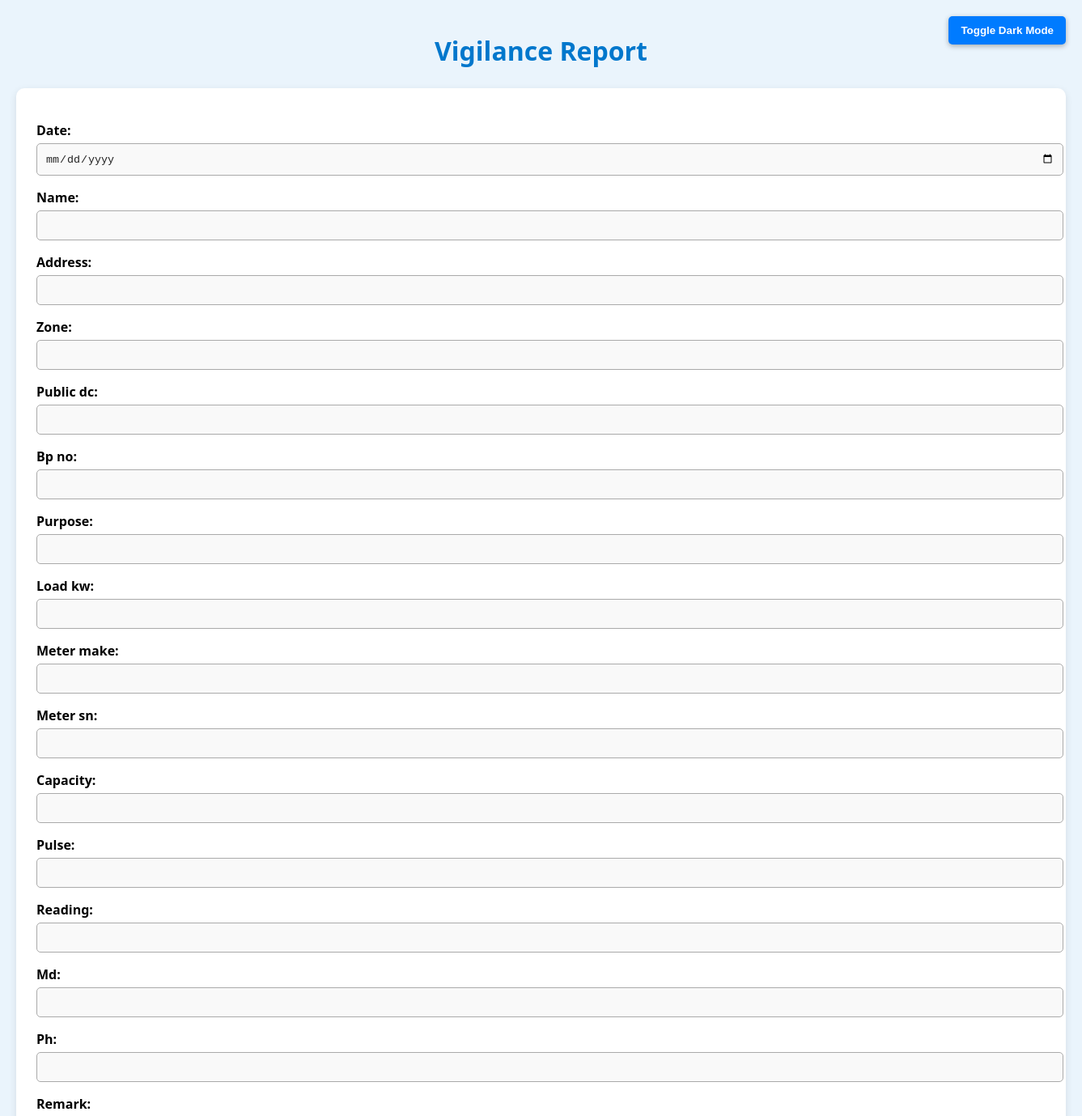
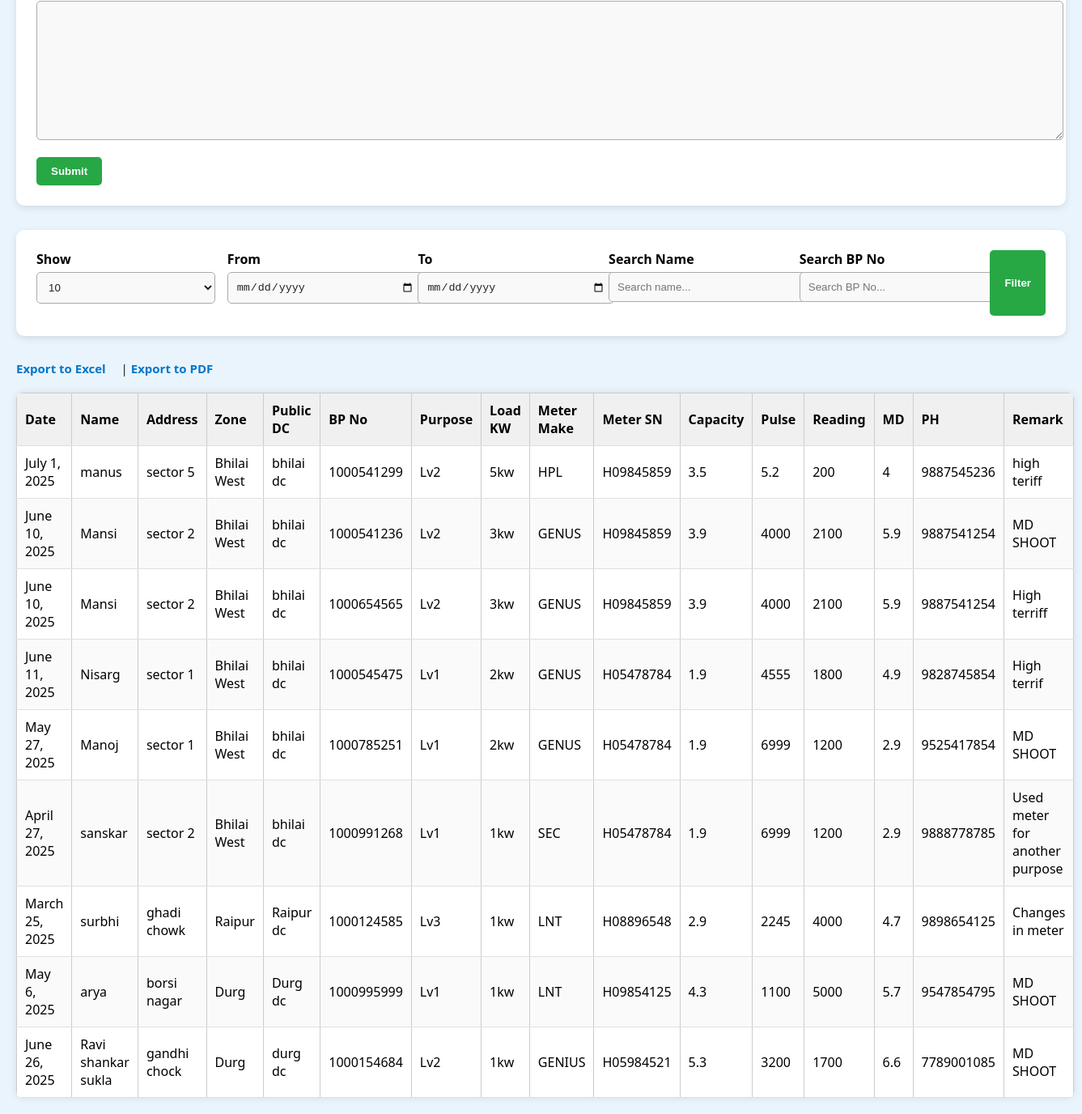
The page / on the database its author committed (2 pictures, top to bottom).
### misuse/models.py (models this page shows)
class MisuseEntry(models.Model):
    date = models.DateField()
    name = models.CharField(max_length=100)
    address = models.CharField(max_length=200)
    zone = models.CharField(max_length=50)
    public_dc = models.CharField(max_length=50)
    bp_no = models.CharField(max_length=50)
    purpose = models.CharField(max_length=50)
    load_kw = models.CharField(max_length=50)
    meter_make = models.CharField(max_length=50)
    meter_sn = models.CharField(max_length=50)
    capacity = models.CharField(max_length=50)
    pulse = models.CharField(max_length=50)
    reading = models.CharField(max_length=50)
    md = models.CharField(max_length=50)
    ph = models.CharField(max_length=50)
    remark = models.TextField()

### misuse/views.py (the view)
# urls.py: path('', views.index, name='index'),
def index(request):
    form = MisuseEntryForm(request.POST or None)
    entries = MisuseEntry.objects.all().order_by('-id')
    query = request.GET.get('search', '')
    bp_search = request.GET.get('bp_no', '')
    from_date = request.GET.get('from', '')
    to_date = request.GET.get('to', '')
    if query:
        entries = entries.filter(name__icontains=query)
    if bp_search:
        entries = entries.filter(bp_no__icontains=bp_search)
    if from_date and to_date:
        entries = entries.filter(date__gte=from_date, date__lte=to_date)
    if request.method == 'POST' and form.is_valid():
        form.save()
        return redirect('index')
    return render(request, 'misuse/index.html', {
        'form': form,
        'entries': entries,
        'search': query,
        'from': from_date,
        'to': to_date,
        'bp_no': bp_search,
    })

### misuse/forms.py
class MisuseEntryForm(forms.ModelForm):
    class Meta:
        model = MisuseEntry
        fields = '__all__'
        widgets = {
            'date': forms.DateInput(attrs={'type': 'date'}),
        }

### misuse/templates/misuse/index.html (shortened to what this page needs)
 {% load static %}
<!DOCTYPE html>
<html lang="en">
<head>
  <link rel="stylesheet" href="{% static 'css/style.css' %}">
</head>
<body>
<button class="toggle-button" onclick="toggleDarkMode()">Toggle Dark Mode</button>
<h1>Vigilance Report</h1>
<form method="post">
  <div class="form-group">
    {{ form.as_p }}
  </div>
  <button type="submit">Submit</button>
</form>
<form method="get" class="filter-form">
  <div class="form-group">
    <label>Show</label>
    <select name="show">
      <option>10</option>
    </select>
  </div>
  <div class="form-group">
    <label>From</label>
    <input type="date" name="from" value="{{ from }}">
  </div>
  <div class="form-group">
    <label>To</label>
    <input type="date" name="to" value="{{ to }}">
  </div>
  <div class="form-group">
    <label>Search Name</label>
    <input type="text" name="search" value="{{ search }}" placeholder="Search name...">
  </div>
  <div class="form-group">
    <label>Search BP No</label>
    <input type="text" name="bp_no" value="{{ bp_no }}" placeholder="Search BP No...">
  </div>
  <button type="submit">Filter</button>
</form>
<div class="export-links">
  <a href="{% url 'export_excel' %}">Export to Excel</a> |
  <a href="{% url 'export_pdf' %}">Export to PDF</a>
</div>
<table>
  <thead>
    <tr>
      <th>Date</th><th>Name</th><th>Address</th><th>Zone</th><th>Public DC</th><th>BP No</th>
      <th>Purpose</th><th>Load KW</th><th>Meter Make</th><th>Meter SN</th><th>Capacity</th>
      <th>Pulse</th><th>Reading</th><th>MD</th><th>PH</th><th>Remark</th>
    </tr>
  </thead>
  <tbody>
    {% for e in entries %}
    <tr>
      <td>{{ e.date }}</td><td>{{ e.name }}</td><td>{{ e.address }}</td><td>{{ e.zone }}</td><td>{{ e.public_dc }}</td>
      <td>{{ e.bp_no }}</td><td>{{ e.purpose }}</td><td>{{ e.load_kw }}</td><td>{{ e.meter_make }}</td><td>{{ e.meter_sn }}</td>
      <td>{{ e.capacity }}</td><td>{{ e.pulse }}</td><td>{{ e.reading }}</td><td>{{ e.md }}</td><td>{{ e.ph }}</td><td>{{ e.remark }}</td>
    </tr>
    {% endfor %}
  </tbody>
</table>
</body>
</html>

### misuse/static/css/style.css (style rules this page uses)
body { font-family: Arial, sans-serif; margin: 20px; }
form { margin-bottom: 15px; }
table { border-collapse: collapse; width: 100%; }
th, td { border: 1px solid #ccc; padding: 6px; }
th { background-color: #f0f0f0; }

### misuse/templates/misuse/index.html (style rules this page uses)
body { font-family: "Segoe UI", sans-serif; margin: 0; padding: 20px; background: #eaf4fc; color: #222; transition: background 0.3s, color 0.3s; }
h1 { text-align: center; margin-bottom: 25px; color: #0077cc; }
.toggle-button { position: fixed; top: 20px; right: 20px; background: #007bff; color: white; padding: 10px 15px; border: none; border-radius: 5px; cursor: pointer; z-index: 999; box-shadow: 0 2px 6px rgba(0, 0, 0, 0.3); }
form { background: #fff; padding: 25px; border-radius: 10px; box-shadow: 0 3px 10px rgba(0, 0, 0, 0.1); margin-bottom: 30px; color: #000; }
.form-group { margin-bottom: 15px; }
.form-group label { font-weight: 600; display: block; margin-bottom: 5px; }
.form-group input, .form-group select, .form-group textarea { width: 100%; padding: 10px; border: 1px solid #aaa; border-radius: 5px; background: #f9f9f9; color: #222; }
.filter-form { display: flex; flex-wrap: wrap; gap: 15px; }
.filter-form .form-group { flex: 1 1 220px; }
button { background: #28a745; color: white; padding: 10px 18px; border: none; border-radius: 5px; font-weight: bold; cursor: pointer; transition: background 0.2s; }
.export-links { margin-bottom: 20px; font-size: 15px; }
.export-links a { margin-right: 15px; text-decoration: none; font-weight: 600; color: #0077cc; }
table { width: 100%; border-collapse: collapse; background: #fff; border-radius: 8px; overflow: hidden; box-shadow: 0 0 10px rgba(0, 0, 0, 0.1); color: #000; }
th, td { padding: 10px; text-align: left; border-bottom: 1px solid #e0e0e0; }
th { background: #f0f0f0; }
tr:nth-child(even) { background: #fafafa; }

### rows shown on the page
MisuseEntry: date "July 1, 2025", name "manus", address "sector 5", zone "Bhilai West", public_dc "bhilai dc", bp_no "1000541299", purpose "Lv2", load_kw "5kw", meter_make "HPL", meter_sn "H09845859", capacity "3.5", pulse "5.2", reading "200", md "4", ph "9887545236", remark "high teriff"
MisuseEntry: date "June 10, 2025", name "Mansi", address "sector 2", zone "Bhilai West", public_dc "bhilai dc", bp_no "1000541236", purpose "Lv2", load_kw "3kw", meter_make "GENUS", meter_sn "H09845859", capacity "3.9", pulse "4000", reading "2100", md "5.9", ph "9887541254", remark "MD SHOOT"
MisuseEntry: date "June 10, 2025", name "Mansi", address "sector 2", zone "Bhilai West", public_dc "bhilai dc", bp_no "1000654565", purpose "Lv2", load_kw "3kw", meter_make "GENUS", meter_sn "H09845859", capacity "3.9", pulse "4000", reading "2100", md "5.9", ph "9887541254", remark "High terriff"
MisuseEntry: date "June 11, 2025", name "Nisarg", address "sector 1", zone "Bhilai West", public_dc "bhilai dc", bp_no "1000545475", purpose "Lv1", load_kw "2kw", meter_make "GENUS", meter_sn "H05478784", capacity "1.9", pulse "4555", reading "1800", md "4.9", ph "9828745854", remark "High terrif"
MisuseEntry: date "May 27, 2025", name "Manoj", address "sector 1", zone "Bhilai West", public_dc "bhilai dc", bp_no "1000785251", purpose "Lv1", load_kw "2kw", meter_make "GENUS", meter_sn "H05478784", capacity "1.9", pulse "6999", reading "1200", md "2.9", ph "9525417854", remark "MD SHOOT"
MisuseEntry: date "April 27, 2025", name "sanskar", address "sector 2", zone "Bhilai West", public_dc "bhilai dc", bp_no "1000991268", purpose "Lv1", load_kw "1kw", meter_make "SEC", meter_sn "H05478784", capacity "1.9", pulse "6999", reading "1200", md "2.9", ph "9888778785", remark "Used meter for another purpose"
MisuseEntry: date "March 25, 2025", name "surbhi", address "ghadi chowk", zone "Raipur", public_dc "Raipur dc", bp_no "1000124585", purpose "Lv3", load_kw "1kw", meter_make "LNT", meter_sn "H08896548", capacity "2.9", pulse "2245", reading "4000", md "4.7", ph "9898654125", remark "Changes in meter"
MisuseEntry: date "May 6, 2025", name "arya", address "borsi nagar", zone "Durg", public_dc "Durg dc", bp_no "1000995999", purpose "Lv1", load_kw "1kw", meter_make "LNT", meter_sn "H09854125", capacity "4.3", pulse "1100", reading "5000", md "5.7", ph "9547854795", remark "MD SHOOT"
MisuseEntry: date "June 26, 2025", name "Ravi shankar sukla", address "gandhi chock", zone "Durg", public_dc "durg dc", bp_no "1000154684", purpose "Lv2", load_kw "1kw", meter_make "GENIUS", meter_sn "H05984521", capacity "5.3", pulse "3200", reading "1700", md "6.6", ph "7789001085", remark "MD SHOOT"
